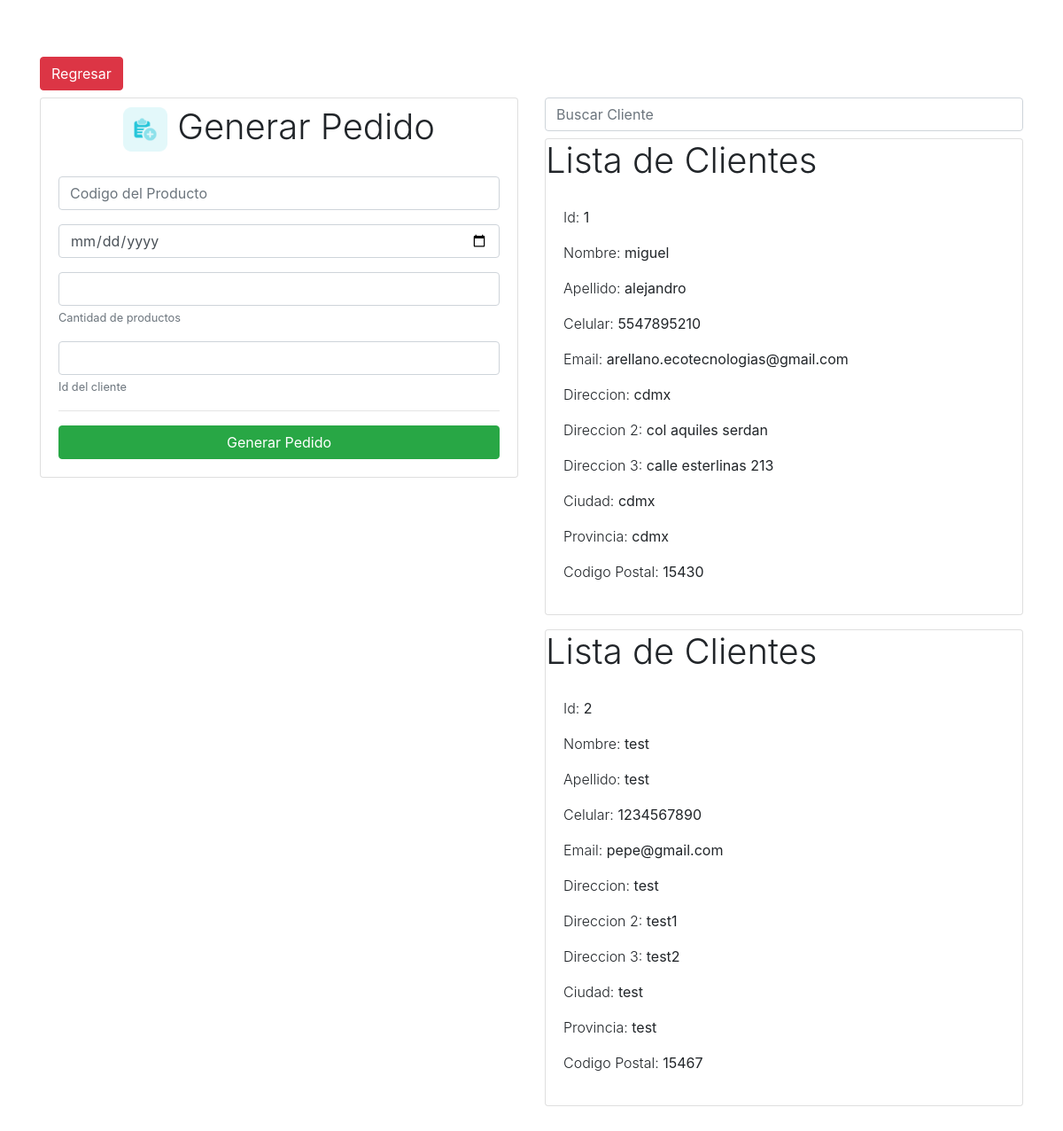
Page /generar-pedido/ on the committed database.
### api/models.py (models this page shows, shortened)
class hoyRX(models.Model):
    email = models.CharField(max_length=100)
    sendCheckoutByEmail = models.BooleanField(default=True)
    address = models.CharField(max_length=255)
    address1 = models.CharField(max_length=255)
    address2 = models.CharField(max_length=255)
    city = models.CharField(max_length=255)
    province = models.CharField(max_length=255)
    Zip = models.CharField(max_length=255)
    name = models.CharField(max_length=255)
    last_name = models.CharField(max_length=255)
    phone = models.CharField(max_length=20)

### api/views.py (the view, shortened to what this page needs)
# urls.py: path('generar-pedido/', crearPedido, name='crearPedido'),
def crearPedido(request):
    if request.method == 'GET':
        Item = item.objects.all()
        hoyrx = hoyRX.objects.all()
        contexto = {
            'item':Item,
            'hoyrx':hoyrx
        }
        queryset = request.GET.get('buscar')
        hoyrx = hoyRX.objects.all()
    return render(request, 'crearPedido.html', contexto)

### templates/crearPedido.html (shortened to what this page needs)
{% extends 'main.html' %}
{% load static %}
{% block content %}
    <div class="container mt-5">
        <a href="/" class="btn btn-danger mt-3">
            Regresar
        </a>
        <div class="row">
            <div class="col">
                <div class="card mt-2" id="card-form">
                    <h1 class="font-weight-light text-center mt-2">
                        <img
                        src="{% static 'img/add.png' %}"
                        class="img-fluid"
                        width="50">
                        Generar Pedido
                    </h1>
                    <div class="card-body">
                        <form action="" method="POST">
                            <div class="form-group">
                                <input
                                type="text"
                                class="form-control"
                                placeholder="Codigo del Producto"
                                id="code"
                                name="code">
                            </div>
                            <div class="form-group">
                                <input
                                type="date"
                                class="form-control"
                                id="date"
                                name="date">
                            </div>
                            <div class="form-group">
                                <input
                                type="number"
                                class="form-control"
                                id="quantity"
                                name="quantity">
                                <small class="text-form text-muted">Cantidad de productos</small>
                            </div>
                            <div class="form-group">
                                    <input
                                    type="number"
                                    class="form-control"
                                    id="name"
                                    name="name">
                                    <small class="text-form text-muted">
                                        Id del cliente
                                    </small>
                            </div>
                            <hr>
                            <button type="submit" class="btn btn-success btn-block">Generar Pedido</button>
                        </form>
                    </div>
                </div>
            </div>
            <div class="col font-weight-light">
                <form method="GET">
                    <input type="text" class="form-control mt-2" placeholder="Buscar Cliente" name="buscar">
                </form>
                {% for hoyrx in hoyrx %}
                <div class="card mt-2 mb-3">
                    <h1 class="font-weight-light">
                        Lista de Clientes
                    </h1>
                    <div class="card-body">
                        <p>Id: <b>{{hoyrx.id}}</b></p>
                        <p>Nombre: <b>{{hoyrx.name}}</b></p>
                        <p>Apellido: <b>{{hoyrx.last_name}}</b></p>
                        <p>Celular: <b>{{hoyrx.phone}}</b></p>
                        <p>Email: <b>{{hoyrx.email}}</b></p>
                        <p>Direccion: <b>{{hoyrx.address}}</b></p>
                        <p>Direccion 2: <b>{{hoyrx.address1}}</b></p>
                        <p>Direccion 3: <b>{{hoyrx.address2}}</b></p>
                        <p>Ciudad: <b>{{hoyrx.city}}</b></p>
                        <p>Provincia: <b>{{hoyrx.province}}</b></p>
                        <p>Codigo Postal: <b>{{hoyrx.Zip}}</b></p>
                    </div>
                </div>
                {% endfor %}
            </div>
        </div>
    </div>
{% endblock content %}

### rows in the picture
hoyRX: id "1", name "miguel", last_name "alejandro", phone "5547895210", email "arellano.ecotecnologias@gmail.com", address "cdmx", address1 "col aquiles serdan", address2 "calle esterlinas 213", city "cdmx", province "cdmx", Zip "15430"
hoyRX: id "2", name "test", last_name "test", phone "1234567890", email "pepe@gmail.com", address "test", address1 "test1", address2 "test2", city "test", province "test", Zip "15467"
